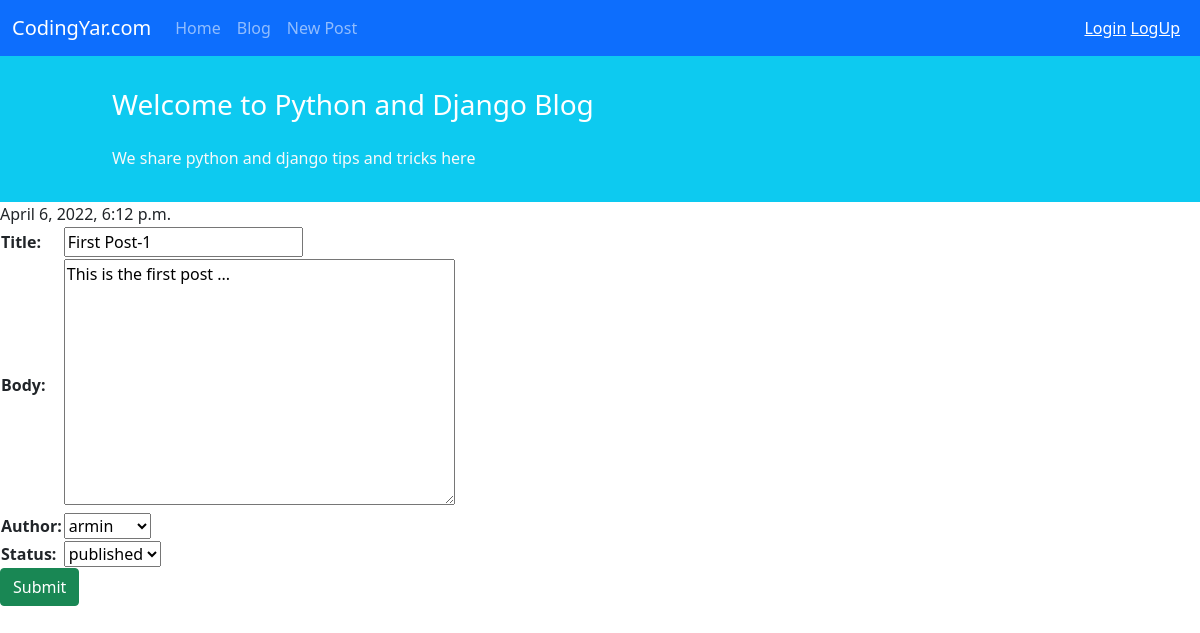
Page /blog/70/updatepost/ on the committed database.
### blog/models.py (models this page shows, shortened)
class Post(models.Model):
    STATUS_CHOICES = (
        ('published', 'published'),
        ('drf', 'draft'),
    )
    title = models.CharField(max_length=100)
    body = models.TextField()
    author = models.ForeignKey('auth.User', related_name='user_author' , on_delete=models.PROTECT)
    date_create = models.DateTimeField(auto_now_add=True)
    date_edit = models.DateTimeField(auto_now=True)
    status = models.CharField(choices=STATUS_CHOICES , max_length=100)

### blog/views.py (the view)
# urls.py: path('<int:pk>/updatepost/', views.PostUpdateView.as_view(), name='update_post'),
class PostUpdateView(generic.UpdateView):
    model = Post
    template_name = 'blog/post_update_post.html'
    form_class = UpdatePostForm

### blog/forms.py
class UpdatePostForm(forms.ModelForm):
    class Meta:
        model=Post
        fields="__all__"

### blog/templates/blog/post_update_post.html (shortened to what this page needs)
{% extends '_base.html' %}
{% block content %}
    <form action="" method="POST">
        <table>
            {{ form.as_table }}
        </table>
        <button type="submit" class="btn btn-success">Submit</button>
    </form>
{% endblock %}

### rows in the picture
Post: title "First Post-1", body "This is the first post ...", author "armin", status "published"
